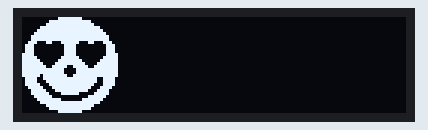
Recording of a sketch running on a simulated ESP32. Parts: 128×32 one-colour display. WiFi joins after 1.5 s; servers stay silent unless stated; the display library's start-up logo is not drawn; uploads are accepted with an empty reply; what the sketch prints to the serial monitor is not drawn.

Above: at 4.1 s.

The sketch:

10_2.ino
```cpp
#include <Wire.h>
#include <Adafruit_GFX.h>
#include <Adafruit_SSD1306.h>

#include <WiFi.h>
#include <time.h>

#include "images.h"  // 이미지 파일을 포함하는 헤더 파일

const char* ssid = "WEBSERVER";          // 사용하는 WiFi 네트워크 이름 (SSID)
const char* password = "20240403";  // 사용하는 WiFi 네트워크 비밀번호
const int httpPort = 80;

const char* apiKey = "bTygKMSYeNQ23y7wRo0Bt%2B9MiI%2BaufzgHUHWQ3EKgKeSbeSU95G32GkxH9P24tutaFnruv8juMbbyYtQhNX%2BMA%3D%3D";
const char* version = "&ver=1.3";
const char* server = "apis.data.go.kr";
const char* stationName = "종로구";
const char* returnType = "xml";  //or json
const char* numOfRows = "1";
const char* pageNo = "1";
const char* dataTerm = "DAILY";

WiFiClient client;

#define SCREEN_WIDTH 128  // OLED 디스플레이의 너비 (픽셀 단위)
#define SCREEN_HEIGHT 32  // OLED 디스플레이의 높이 (픽셀 단위)

#define OLED_RESET -1        // 리셋 핀 번호 # (아두이노 리셋 핀을 공유하는 경우 -1)
#define SCREEN_ADDRESS 0x3C  //128x64의 경우 0x3D, 128x32의 경우 0x3C
Adafruit_SSD1306 display(SCREEN_WIDTH, SCREEN_HEIGHT, &Wire, OLED_RESET);

void setup() {
  Serial.begin(115200);

  // SSD1306_SWITCHCAPVCC = 내부적으로 3.3V에서 디스플레이 전압 생성
  if (!display.begin(SSD1306_SWITCHCAPVCC, SCREEN_ADDRESS)) {
    Serial.println(F("SSD1306 allocation failed"));
    for (;;)
      ;  // OLED초기화 실패시, 더 이상 진행하지 않음
  }

  // 초기 디스플레이 버퍼 내용을 화면에 표시합니다.
  // 라이브러리는 이를 Adafruit 스플래시 화면으로 초기화합니다.
  display.display();
  delay(2000);  // 2초간 대기

  WiFi.mode(WIFI_STA);
  WiFi.begin(ssid, password);
  Serial.println("\nConnecting to WiFi");
  while (WiFi.status() != WL_CONNECTED) {
    Serial.print(".");
    delay(1000);
  }
  Serial.println("\nWiFi is connected");

  display.clearDisplay();       // 디스플레이 지우기
  display.setTextSize(1);       // 텍스트 크기를 1로 설정
  display.setCursor(0, 0);      // 커서 위치를 디스플레이 왼쪽 위 모서리로 설정
  display.setTextColor(WHITE);  // 텍스트 색상을 흰색으로 설정

  display.drawBitmap(
    0,
    0,
    VeryGood, 32, 32, 1);  // VeryGood 이미지를 디스플레이에 그리기

  display.display();
}

void loop() {
  String a[3];
  int i = 0;
  String dateNtime;
  String pm10Val;
  String pm10Grade;
  String tmp_str;
  static int IntervalReq = 1800;  // 30분을 초단위로 계산

  if (IntervalReq++ > 1800) {  //30분 간격으로 data요청
    IntervalReq = 0;
    Requesthttp();
  };

  delay(50);
  while (client.available()) {

    String line = client.readStringUntil('\n');
    Serial.println(line);

    i = line.indexOf("</dataTime>");
    if (i > 0) {
      tmp_str = "<dataTime>";
      dateNtime = line.substring(line.indexOf(tmp_str) + tmp_str.length(), i);
      Serial.println(dateNtime);
    }

    i = line.indexOf("</pm10Value>");

    if (i > 0) {
      tmp_str = "<pm10Value>";
      pm10Val = line.substring(line.indexOf(tmp_str) + tmp_str.length(), i);
      Serial.println(pm10Val);
    }

    i = line.indexOf("</pm10Grade>");

    if (i > 0) {
      tmp_str = "<pm10Grade>";
      pm10Grade = line.substring(line.indexOf(tmp_str) + tmp_str.length(), i);
      Serial.println(pm10Grade);
      client.stop();
      display.clearDisplay();
      displayIcon(atoi(pm10Grade.c_str()));  // 등급에 따라 해당 아이콘 그리기
      displayString(dateNtime, pm10Val);     // 날짜 및 시간과 미세먼지 농도 표시
      display.display();
      break;
    }
  }

  delay(1000);
}

void Requesthttp() {
  if (client.connect(server, httpPort)) {
    Serial.println("\nSuccessed connection, and request http protocol");

    // HTTP 요청을 보냄
    client.print(String("Get /B552584/ArpltnInforInqireSvc"));
    client.print(String("/getMsrstnAcctoRltmMesureDnsty?serviceKey="));
    client.print(String(apiKey));
    client.print(String("&returnType=") + String(returnType));
    client.print(String("&numOfRows=") + String(numOfRows));
    client.print(String("&pageNo=") + String(pageNo));
    // URL 인코딩하여 문자열 전송
    client.print(String("&stationName=") + urlencode(String(stationName)));
    client.print(String("&dataTerm=") + String(dataTerm));
    client.print(String(version));
    client.print(String(" HTTP/1.1\r\n"));
    client.print(String("Host: ") + String(server) + String("\r\n"));
    client.print(String("Connection: close\r\n"));
    client.print(String("\r\n\r\n"));
  } else {
    Serial.println("\nfailed connection");
  }
}

void displayString(String dnt, String pmval) {
  display.setCursor(50, 3);
  display.println(dnt.substring(0, 10));  // 날짜를 디스플레이에 출력
  display.setCursor(50, 13);
  display.println(dnt.substring(11));  // 시간을 디스플레이에 출력
  display.setCursor(50, 23);
  display.print(pmval);
  display.println(" ug/m^3");  // 미세먼지 농도를 디스플레이에 출력
}

void displayIcon(int grade) {
  switch (grade) {
    case 1:
      display.drawBitmap(
        0,
        0,
        VeryGood, 32, 32, 1);  // VeryGood 아이콘을 디스플레이에 그리기
      break;
    case 2:
      display.drawBitmap(
        0,
        0,
        Good, 32, 32, 1);  // Good 아이콘을 디스플레이에 그리기
      break;
    case 3:
      display.drawBitmap(
        0,
        0,
        Bad, 32, 32, 1);  // Bad 아이콘을 디스플레이에 그리기
      break;
    case 4:
      display.drawBitmap(
        0,
        0,
        VeryBad, 32, 32, 1);  // VeryBad 아이콘을 디스플레이에 그리기
      break;
  }
}

String urlencode(String str) {
  String encodedString = "";
  char c;
  char code0;
  char code1;
  for (int i = 0; i < str.length(); i++) {
    c = str.charAt(i);
    if (c == ' ') {
      encodedString += '+';
    } else if (isalnum(c)) {
      encodedString += c;
    } else {
      code1 = (c & 0xf) + '0';
      if ((c & 0xf) > 9) {
        code1 = (c & 0xf) - 10 + 'A';
      }
      c = (c >> 4) & 0xf;
      code0 = c + '0';
      if (c > 9) {
        code0 = c - 10 + 'A';
      }
      encodedString += '%';
      encodedString += code0;
      encodedString += code1;
    }
  }
  return encodedString;
}
```

Source omitted: images.h (data table, 3308 bytes)
